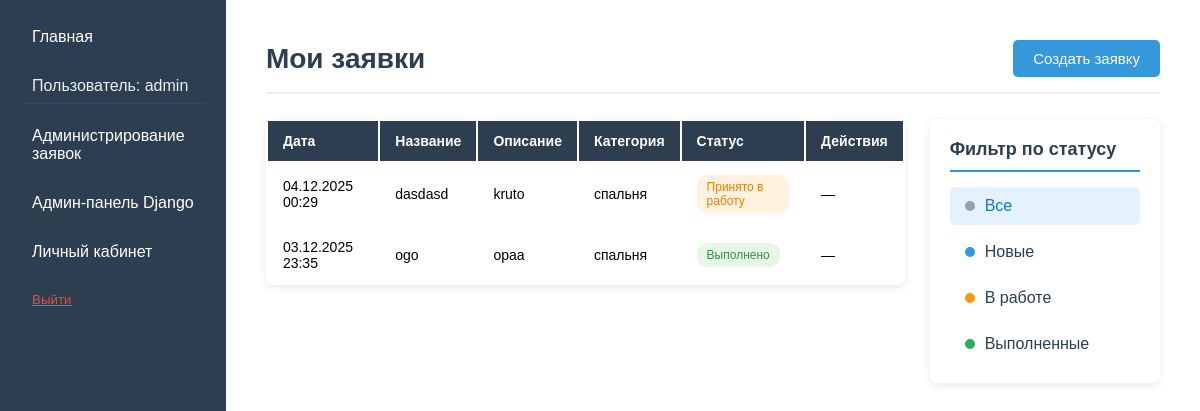
/catalog/my-applications/ (signed in), run on the app's committed database.
### catalog/models.py (models this page shows, shortened)
class Application(models.Model):
    STATUS_CHOICES = [
        ('new', 'Новая'),
        ('in_progress', 'Принято в работу'),
        ('completed', 'Выполнено'),
    ]
    user = models.ForeignKey(User, on_delete=models.CASCADE, verbose_name='Пользователь')
    title = models.CharField(max_length=200, verbose_name='Название')
    description = models.TextField(verbose_name='Описание')
    category = models.ForeignKey(Category, on_delete=models.CASCADE, verbose_name='Категория')
    status = models.CharField(
        max_length=20,
        choices=STATUS_CHOICES,
        default='new',
        verbose_name='Статус'
    )
    created_at = models.DateTimeField(auto_now_add=True, verbose_name='Временная метка')
    admin_comment = models.TextField(verbose_name='Комментарий администратора', blank=True, null=True)
    class Meta:
        ordering = ['-created_at']
        verbose_name = 'Заявка'
        verbose_name_plural = 'Заявки'
    def can_be_deleted(self):
        return self.status in ['new']

class Category(models.Model):
    name = models.CharField(max_length=200, help_text="Введите категорию дизайна")

### catalog/views.py (the view)
# urls.py: path('my-applications/', views.my_applications, name='my_applications'),
@login_required
def my_applications(request):
    applications = Application.objects.filter(user=request.user)
    status_filter = request.GET.get('status')
    if status_filter:
        applications = applications.filter(status=status_filter)
    context = {
        'applications': applications,
        'status_filter': status_filter,
    }
    return render(request, 'catalog/my_applications.html', context)

### templates/catalog/my_applications.html (shortened to what this page needs)
{% extends "base_generic.html" %}
{% block content %}
<div class="applications-page">
    <div class="header-section">
        <h1>Мои заявки</h1>
        <a href="{% url 'create_application' %}" class="create-btn">
            Создать заявку
        </a>
    </div>
    <div class="content-wrapper">
        <div class="table-container">
            {% if applications %}
            <table>
                <thead>
                    <tr>
                        <th>Дата</th>
                        <th>Название</th>
                        <th>Описание</th>
                        <th>Категория</th>
                        <th>Статус</th>
                        <th>Действия</th>
                    </tr>
                </thead>
                <tbody>
                    {% for app in applications %}
                    <tr>
                        <td>{{ app.created_at|date:"d.m.Y H:i" }}</td>
                        <td>{{ app.title }}</td>
                        <td>{{ app.description|truncatechars:50 }}</td>
                        <td>{{ app.category.name }}</td>
                        <td>
                            <span class="status {{ app.status }}">
                                {{ app.get_status_display }}
                            </span>
                        </td>
                        <td>
                            {% if app.can_be_deleted %}
                            <a href="{% url 'delete_application' app.pk %}" class="delete-btn"
                               onclick="return confirm('Удалить заявку?')">
                                Удалить
                            </a>
                            {% else %}
                            <span class="no-delete">—</span>
                            {% endif %}
                        </td>
                    </tr>
                    {% endfor %}
                </tbody>
            </table>
            {% else %}
            <div class="no-applications">
                <h3>Нет заявок</h3>
                <p>Создайте первую заявку</p>
                <a href="{% url 'create_application' %}" class="create-btn">Создать заявку</a>
            </div>
            {% endif %}
        </div>
        <div class="filter-panel">
            <div class="filter-card">
                <h3>Фильтр по статусу</h3>
                <div class="filters">
                    <a href="{% url 'my_applications' %}" class="filter {% if not status_filter %}active{% endif %}">
                        <span class="dot"></span> Все
                    </a>
                    <a href="{% url 'my_applications' %}?status=new" class="filter {% if status_filter == 'new' %}active{% endif %}">
                        <span class="dot blue"></span> Новые
                    </a>
                    <a href="{% url 'my_applications' %}?status=in_progress" class="filter {% if status_filter == 'in_progress' %}active{% endif %}">
                        <span class="dot orange"></span> В работе
                    </a>
                    <a href="{% url 'my_applications' %}?status=completed" class="filter {% if status_filter == 'completed' %}active{% endif %}">
                        <span class="dot green"></span> Выполненные
                    </a>
                </div>
            </div>
        </div>
    </div>
</div>
{% endblock %}

### templates/base_generic.html (shortened to what this page needs)
<!DOCTYPE html>
<html lang="ru">
<head>
    {% load static %}
</head>
<body>
    <div class="container">
        <div class="sidebar">
            {% block sidebar %}
            <ul class="sidebar-nav">
                <li><a href="{% url 'index' %}">Главная</a></li>
                {% if user.is_authenticated %}
                    <li class="user-info">Пользователь: {{ user.get_username }}</li>
                    {% if user.is_staff %}
                        <li><a href="{% url 'admin_application_list' %}">Администрирование заявок</a></li>
                        <li><a href="/superadmin/">Админ-панель Django</a></li>
                    {% endif %}
                    <li><a href="{% url 'profile' %}">Личный кабинет</a></li>
                    <li>
                        <form method="post" action="{% url 'logout' %}">
                            <button type="submit" class="logout-btn">
                                Выйти
                            </button>
                        </form>
                    </li>
                {% else %}
                    <li><a href="{% url 'login' %}">Войти</a></li>
                    <li><a href="{% url 'register' %}">Регистрация</a></li>
                {% endif %}
            </ul>
            {% endblock %}
        </div>
        <div class="content">
            {% block content %}{% endblock %}
        </div>
    </div>
</body>
</html>

### templates/base_generic.html (style rules this page uses)
body { font-family: Arial, sans-serif; margin: 0; padding: 0; background-color: #f5f5f5; }
.container { display: flex; min-height: 100vh; }
.sidebar { width: 250px; background-color: #2c3e50; color: white; padding: 20px; }
.content { flex: 1; padding: 20px; background-color: white; }
.sidebar-nav { list-style-type: none; padding: 0; margin: 0; }
.sidebar-nav li { margin-bottom: 15px; }
.sidebar-nav a { color: white; text-decoration: none; padding: 8px 12px; display: block; border-radius: 3px; transition: background-color 0.3s; }
.user-info { color: #ecf0f1; padding: 8px 12px; margin-bottom: 15px; border-bottom: 1px solid #34495e; }
.logout-btn { color: #e74c3c; background: none; border: none; padding: 8px 12px; text-decoration: underline; cursor: pointer; border-radius: 3px; width: 100%; text-align: left; }

### templates/catalog/my_applications.html (style rules this page uses)
.applications-page { padding: 20px; max-width: 1400px; margin: 0 auto; }
.header-section { display: flex; justify-content: space-between; align-items: center; margin-bottom: 25px; padding-bottom: 15px; border-bottom: 2px solid #eee; }
.header-section h1 { margin: 0; color: #2c3e50; font-size: 28px; }
.create-btn { display: flex; align-items: center; gap: 8px; padding: 10px 20px; background: #3498db; color: white; text-decoration: none; border-radius: 5px; font-size: 15px; }
.content-wrapper { display: flex; gap: 25px; align-items: flex-start; }
.table-container { border-radius: 8px; box-shadow: 0 2px 8px rgba(0,0,0,0.1); }
table { width: 100%; font-size: 14px; }
table th { background: #2c3e50; color: white; padding: 12px 15px; text-align: left; font-weight: 600; }
table td { padding: 12px 15px; }
.status { padding: 5px 10px; border-radius: 10px; font-size: 12px; font-weight: 500; display: inline-block; }
.status.in_progress { background: #fff3e0; color: #f57c00; }
.status.completed { background: #e8f5e9; color: #388e3c; }
.filter-panel { width: 250px; }
.filter-card { background: white; border-radius: 8px; padding: 20px; box-shadow: 0 2px 8px rgba(0,0,0,0.1); }
.filter-card h3 { margin: 0 0 15px; color: #2c3e50; font-size: 18px; padding-bottom: 10px; border-bottom: 2px solid #3498db; }
.filters { display: flex; flex-direction: column; gap: 8px; }
.filter { display: flex; align-items: center; gap: 10px; padding: 10px 15px; color: #2c3e50; text-decoration: none; border-radius: 5px; transition: 0.2s; }
.filter.active { background: #e3f2fd; color: #1976d2; font-weight: 500; }
.dot { width: 10px; height: 10px; border-radius: 50%; background: #95a5a6; }
.dot.blue { background: #3498db; }
.dot.orange { background: #f39c12; }
.dot.green { background: #27ae60; }

### data on the page
Application: created_at "04.12.2025 00:29", title "dasdasd", description "kruto", category.name "спальня", status "Принято в работу"
Application: created_at "03.12.2025 23:35", title "ogo", description "opaa", category.name "спальня", status "Выполнено"

### other printed values
{{ user.get_username }} "admin"
